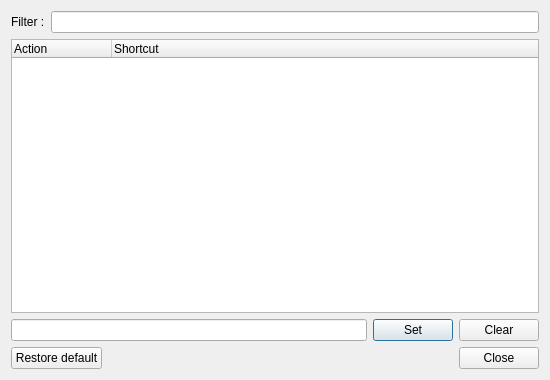
<?xml version="1.0" encoding="UTF-8"?>
<ui version="4.0">
 <class>UIShortcut</class>
 <widget class="QDialog" name="UIShortcut">
  <property name="geometry">
   <rect>
    <x>0</x>
    <y>0</y>
    <width>550</width>
    <height>380</height>
   </rect>
  </property>
  <property name="windowTitle">
   <string>Shortcut Editor</string>
  </property>
  <property name="windowIcon">
   <iconset resource="../ressources.qrc">
    <normaloff>:/images/settings_shortcuts.png</normaloff>:/images/settings_shortcuts.png</iconset>
  </property>
  <layout class="QVBoxLayout" name="verticalLayout">
   <item>
    <layout class="QHBoxLayout" name="horizontalLayout">
     <item>
      <widget class="QLabel" name="actionFilterLabel">
       <property name="text">
        <string>Filter :</string>
       </property>
      </widget>
     </item>
     <item>
      <widget class="QLineEdit" name="actionFilterLineEdit"/>
     </item>
    </layout>
   </item>
   <item>
    <widget class="QTreeWidget" name="actionTreeWidget">
     <property name="alternatingRowColors">
      <bool>true</bool>
     </property>
     <property name="uniformRowHeights">
      <bool>true</bool>
     </property>
     <column>
      <property name="text">
       <string>Action</string>
      </property>
     </column>
     <column>
      <property name="text">
       <string>Shortcut</string>
      </property>
     </column>
    </widget>
   </item>
   <item>
    <layout class="QHBoxLayout" name="horizontalLayout_2">
     <item>
      <widget class="KeySequenceInput" name="shortcutLineEdit"/>
     </item>
     <item>
      <widget class="QPushButton" name="setShortcutButton">
       <property name="text">
        <string>Set</string>
       </property>
      </widget>
     </item>
     <item>
      <widget class="QPushButton" name="clearShortcutButton">
       <property name="text">
        <string>Clear</string>
       </property>
      </widget>
     </item>
    </layout>
   </item>
   <item>
    <layout class="QHBoxLayout" name="horizontalLayout_3">
     <item>
      <widget class="QPushButton" name="restoreButton">
       <property name="text">
        <string>Restore default</string>
       </property>
      </widget>
     </item>
     <item>
      <spacer name="horizontalSpacer">
       <property name="orientation">
        <enum>Qt::Horizontal</enum>
       </property>
       <property name="sizeHint" stdset="0">
        <size>
         <width>40</width>
         <height>20</height>
        </size>
       </property>
      </spacer>
     </item>
     <item>
      <widget class="QPushButton" name="closeButton">
       <property name="text">
        <string>Close</string>
       </property>
      </widget>
     </item>
    </layout>
   </item>
  </layout>
 </widget>
 <customwidgets>
  <customwidget>
   <class>KeySequenceInput</class>
   <extends>QLineEdit</extends>
   <header location="global">../../../src/widget/KeySequenceInput.h</header>
  </customwidget>
 </customwidgets>
 <resources>
  <include location="../ressources.qrc"/>
 </resources>
 <connections/>
</ui>
